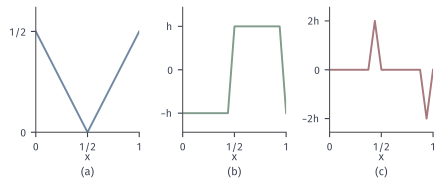

This figure's Python source:
from pathlib import Path
import sys
ROOT = next(p for p in Path(__file__).resolve().parents if (p/"build.sh").is_file() and (p/"tex/book.tex").is_file())
sys.path.insert(0, str(ROOT/"figures/00-shared/mathematical-preliminaries-upper/00-shared/comprehension-figures"))
from support import figure, save, BLUE, GREEN, YELLOW, RED, PURPLE, INK, MUTED, GRID, BLUE_FILL, GREEN_FILL, YELLOW_FILL, RED_FILL, PURPLE_FILL
import numpy as np

# g(x)=|x-1/2| periodic, h=1/16: g, Delta_h g, Delta_h^2 g.
fig, axes = figure(width_mm=112, height_mm=46, ncols=3)
fig.set_layout_engine(None)
fig.subplots_adjust(left=.08, right=.985, top=.96, bottom=.27, wspace=.42)
g = lambda x: np.abs(np.mod(x, 1)-.5)
x = np.linspace(0, 1, 2001); h = 1/16
d1 = g(x+h)-g(x); d2 = g(x+2*h)-2*g(x+h)+g(x)
for ax, y, c, yl, ticks, labs in ((axes[0], g(x), BLUE, (0, .62), [0, .5], ['0', '1/2']),
                                  (axes[1], d1, GREEN, (-.09, .09), [-h, 0, h], ['$-h$', '0', '$h$']),
                                  (axes[2], d2, RED, (-.16, .16), [-2*h, 0, 2*h], ['$-2h$', '0', '$2h$'])):
    ax.plot(x, y, color=c, lw=1.4); ax.set_xlim(0, 1); ax.set_ylim(*yl); ax.set_yticks(ticks); ax.set_yticklabels(labs)
    ax.set_xticks([0, .5, 1]); ax.set_xticklabels(['0', '1/2', '1']); ax.set_xlabel('$x$', labelpad=0)
for a, t in zip(axes, '(a) (b) (c)'.split()):
    q = a.get_position(); fig.text((q.x0+q.x1)/2, .02, t, ha='center', va='bottom')
save(fig, Path(__file__).resolve().parent, 'figure', {'formula': 'g=|x-1/2| periodic; h=1/16; first and second differences'})
